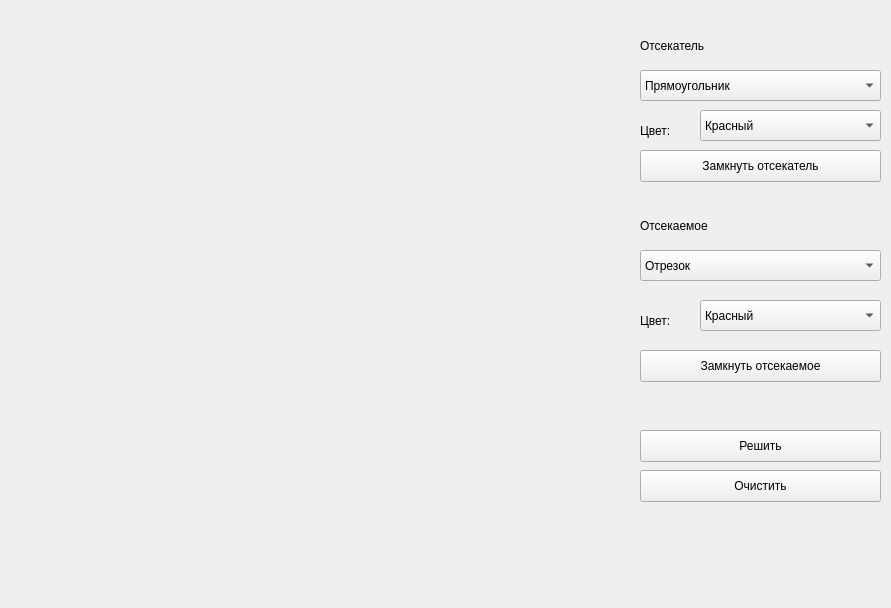
<?xml version="1.0" encoding="UTF-8"?>
<ui version="4.0">
 <class>MainWindow</class>
 <widget class="QMainWindow" name="MainWindow">
  <property name="geometry">
   <rect>
    <x>0</x>
    <y>0</y>
    <width>891</width>
    <height>608</height>
   </rect>
  </property>
  <property name="windowTitle">
   <string>Заполнение областей</string>
  </property>
  <widget class="QWidget" name="centralwidget">
   <widget class="QPushButton" name="solve">
    <property name="geometry">
     <rect>
      <x>640</x>
      <y>430</y>
      <width>241</width>
      <height>32</height>
     </rect>
    </property>
    <property name="styleSheet">
     <string notr="true">font: 14pt &quot;Ubuntu&quot;;</string>
    </property>
    <property name="text">
     <string>Решить</string>
    </property>
   </widget>
   <widget class="QPushButton" name="buttonClear">
    <property name="geometry">
     <rect>
      <x>640</x>
      <y>470</y>
      <width>241</width>
      <height>32</height>
     </rect>
    </property>
    <property name="styleSheet">
     <string notr="true">font: 14pt &quot;Ubuntu&quot;;</string>
    </property>
    <property name="text">
     <string>Очистить</string>
    </property>
   </widget>
   <widget class="QComboBox" name="colorCutterComboBox">
    <property name="geometry">
     <rect>
      <x>700</x>
      <y>110</y>
      <width>181</width>
      <height>31</height>
     </rect>
    </property>
    <property name="styleSheet">
     <string notr="true">font: 14pt &quot;Ubuntu&quot;;</string>
    </property>
    <item>
     <property name="text">
      <string>Красный</string>
     </property>
    </item>
    <item>
     <property name="text">
      <string>Зеленый</string>
     </property>
    </item>
    <item>
     <property name="text">
      <string>Синий</string>
     </property>
    </item>
    <item>
     <property name="text">
      <string>Черный</string>
     </property>
    </item>
    <item>
     <property name="text">
      <string>Желтый</string>
     </property>
    </item>
   </widget>
   <widget class="QLabel" name="label_3">
    <property name="geometry">
     <rect>
      <x>640</x>
      <y>120</y>
      <width>51</width>
      <height>21</height>
     </rect>
    </property>
    <property name="styleSheet">
     <string notr="true">font: 14pt &quot;Ubuntu&quot;;</string>
    </property>
    <property name="text">
     <string>Цвет:</string>
    </property>
   </widget>
   <widget class="QPushButton" name="closeCutter">
    <property name="geometry">
     <rect>
      <x>640</x>
      <y>150</y>
      <width>241</width>
      <height>32</height>
     </rect>
    </property>
    <property name="styleSheet">
     <string notr="true">font: 14pt &quot;Ubuntu&quot;;</string>
    </property>
    <property name="text">
     <string>Замкнуть отсекатель</string>
    </property>
   </widget>
   <widget class="QPushButton" name="closeCutting">
    <property name="geometry">
     <rect>
      <x>640</x>
      <y>350</y>
      <width>241</width>
      <height>32</height>
     </rect>
    </property>
    <property name="styleSheet">
     <string notr="true">font: 14pt &quot;Ubuntu&quot;;</string>
    </property>
    <property name="text">
     <string>Замкнуть отсекаемое</string>
    </property>
   </widget>
   <widget class="QLabel" name="label">
    <property name="geometry">
     <rect>
      <x>640</x>
      <y>30</y>
      <width>131</width>
      <height>31</height>
     </rect>
    </property>
    <property name="styleSheet">
     <string notr="true">font: 14pt &quot;Ubuntu&quot;;</string>
    </property>
    <property name="text">
     <string>Отсекатель</string>
    </property>
   </widget>
   <widget class="QComboBox" name="cutterComboBox">
    <property name="geometry">
     <rect>
      <x>640</x>
      <y>70</y>
      <width>241</width>
      <height>31</height>
     </rect>
    </property>
    <property name="styleSheet">
     <string notr="true">font: 14pt &quot;Ubuntu&quot;;</string>
    </property>
    <item>
     <property name="text">
      <string>Прямоугольник</string>
     </property>
    </item>
    <item>
     <property name="text">
      <string>Многоугольник</string>
     </property>
    </item>
   </widget>
   <widget class="QComboBox" name="cuttingComboBox">
    <property name="geometry">
     <rect>
      <x>640</x>
      <y>250</y>
      <width>241</width>
      <height>31</height>
     </rect>
    </property>
    <property name="styleSheet">
     <string notr="true">font: 14pt &quot;Ubuntu&quot;;</string>
    </property>
    <item>
     <property name="text">
      <string>Отрезок</string>
     </property>
    </item>
    <item>
     <property name="text">
      <string>Многоугольник</string>
     </property>
    </item>
   </widget>
   <widget class="QLabel" name="label_4">
    <property name="geometry">
     <rect>
      <x>640</x>
      <y>310</y>
      <width>51</width>
      <height>21</height>
     </rect>
    </property>
    <property name="styleSheet">
     <string notr="true">font: 14pt &quot;Ubuntu&quot;;</string>
    </property>
    <property name="text">
     <string>Цвет:</string>
    </property>
   </widget>
   <widget class="QLabel" name="label_2">
    <property name="geometry">
     <rect>
      <x>640</x>
      <y>210</y>
      <width>131</width>
      <height>31</height>
     </rect>
    </property>
    <property name="styleSheet">
     <string notr="true">font: 14pt &quot;Ubuntu&quot;;</string>
    </property>
    <property name="text">
     <string>Отсекаемое</string>
    </property>
   </widget>
   <widget class="QComboBox" name="colorCuttingComboBox">
    <property name="geometry">
     <rect>
      <x>700</x>
      <y>300</y>
      <width>181</width>
      <height>31</height>
     </rect>
    </property>
    <property name="styleSheet">
     <string notr="true">font: 14pt &quot;Ubuntu&quot;;</string>
    </property>
    <item>
     <property name="text">
      <string>Красный</string>
     </property>
    </item>
    <item>
     <property name="text">
      <string>Зеленый</string>
     </property>
    </item>
    <item>
     <property name="text">
      <string>Синий</string>
     </property>
    </item>
    <item>
     <property name="text">
      <string>Черный</string>
     </property>
    </item>
    <item>
     <property name="text">
      <string>Желтый</string>
     </property>
    </item>
   </widget>
  </widget>
 </widget>
 <resources/>
 <connections/>
</ui>
